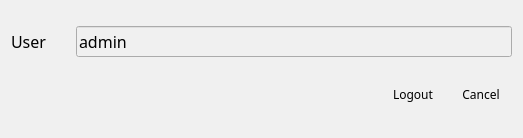
<?xml version="1.0" encoding="UTF-8"?>
<ui version="4.0">
 <class>VSCUserStatus</class>
 <widget class="QDialog" name="VSCUserStatus">
  <property name="windowModality">
   <enum>Qt::NonModal</enum>
  </property>
  <property name="geometry">
   <rect>
    <x>0</x>
    <y>0</y>
    <width>523</width>
    <height>138</height>
   </rect>
  </property>
  <property name="minimumSize">
   <size>
    <width>523</width>
    <height>138</height>
   </size>
  </property>
  <property name="maximumSize">
   <size>
    <width>523</width>
    <height>138</height>
   </size>
  </property>
  <property name="font">
   <font>
    <family>나눔스퀘어_ac</family>
   </font>
  </property>
  <property name="windowTitle">
   <string>User</string>
  </property>
  <property name="windowIcon">
   <iconset resource="vscmainwindows.qrc">
    <normaloff>:/logo/resources/avocadosmall32.png</normaloff>:/logo/resources/avocadosmall32.png</iconset>
  </property>
  <property name="autoFillBackground">
   <bool>false</bool>
  </property>
  <property name="styleSheet">
   <string notr="true">background-color: rgb(240,240,240);</string>
  </property>
  <property name="sizeGripEnabled">
   <bool>false</bool>
  </property>
  <property name="modal">
   <bool>false</bool>
  </property>
  <layout class="QVBoxLayout" name="verticalLayout">
   <item>
    <layout class="QHBoxLayout" name="horizontalLayout">
     <property name="spacing">
      <number>30</number>
     </property>
     <item>
      <widget class="QLabel" name="label">
       <property name="font">
        <font>
         <family>나눔스퀘어_ac</family>
         <pointsize>12</pointsize>
        </font>
       </property>
       <property name="styleSheet">
        <string notr="true"/>
       </property>
       <property name="text">
        <string>User</string>
       </property>
      </widget>
     </item>
     <item>
      <widget class="QLineEdit" name="lineEditName">
       <property name="font">
        <font>
         <family>나눔스퀘어_ac</family>
         <pointsize>12</pointsize>
        </font>
       </property>
       <property name="styleSheet">
        <string notr="true"/>
       </property>
       <property name="text">
        <string>admin</string>
       </property>
       <property name="readOnly">
        <bool>true</bool>
       </property>
      </widget>
     </item>
    </layout>
   </item>
   <item>
    <layout class="QHBoxLayout" name="_2">
     <property name="spacing">
      <number>6</number>
     </property>
     <property name="leftMargin">
      <number>0</number>
     </property>
     <property name="topMargin">
      <number>0</number>
     </property>
     <property name="rightMargin">
      <number>0</number>
     </property>
     <property name="bottomMargin">
      <number>0</number>
     </property>
     <item>
      <spacer>
       <property name="orientation">
        <enum>Qt::Horizontal</enum>
       </property>
       <property name="sizeHint" stdset="0">
        <size>
         <width>131</width>
         <height>31</height>
        </size>
       </property>
      </spacer>
     </item>
     <item>
      <widget class="QPushButton" name="pbLogout">
       <property name="minimumSize">
        <size>
         <width>62</width>
         <height>32</height>
        </size>
       </property>
       <property name="maximumSize">
        <size>
         <width>62</width>
         <height>32</height>
        </size>
       </property>
       <property name="font">
        <font>
         <family>나눔스퀘어_ac</family>
        </font>
       </property>
       <property name="focusPolicy">
        <enum>Qt::NoFocus</enum>
       </property>
       <property name="styleSheet">
        <string notr="true">QPushButton { 
background-image: url(:/action/resources/button.png);}
QPushButton:hover {
background-image: url(:/action/resources/buttonhover.png);}
QPushButton:pressed {
background-image: url(:/action/resources/buttonpress.png);}</string>
       </property>
       <property name="text">
        <string>Logout</string>
       </property>
       <property name="iconSize">
        <size>
         <width>0</width>
         <height>0</height>
        </size>
       </property>
       <property name="autoDefault">
        <bool>false</bool>
       </property>
       <property name="flat">
        <bool>true</bool>
       </property>
      </widget>
     </item>
     <item>
      <widget class="QPushButton" name="pbCancel">
       <property name="minimumSize">
        <size>
         <width>62</width>
         <height>32</height>
        </size>
       </property>
       <property name="maximumSize">
        <size>
         <width>62</width>
         <height>32</height>
        </size>
       </property>
       <property name="font">
        <font>
         <family>나눔스퀘어_ac</family>
        </font>
       </property>
       <property name="focusPolicy">
        <enum>Qt::NoFocus</enum>
       </property>
       <property name="autoFillBackground">
        <bool>false</bool>
       </property>
       <property name="styleSheet">
        <string notr="true">QPushButton { 
background-image: url(:/action/resources/button.png);}
QPushButton:hover {
background-image: url(:/action/resources/buttonhover.png);}
QPushButton:pressed {
background-image: url(:/action/resources/buttonpress.png);}</string>
       </property>
       <property name="text">
        <string>Cancel</string>
       </property>
       <property name="iconSize">
        <size>
         <width>0</width>
         <height>0</height>
        </size>
       </property>
       <property name="autoDefault">
        <bool>false</bool>
       </property>
       <property name="flat">
        <bool>true</bool>
       </property>
      </widget>
     </item>
    </layout>
   </item>
  </layout>
 </widget>
 <resources>
  <include location="vscmainwindows.qrc"/>
 </resources>
 <connections>
  <connection>
   <sender>pbLogout</sender>
   <signal>clicked()</signal>
   <receiver>VSCUserStatus</receiver>
   <slot>accept()</slot>
   <hints>
    <hint type="sourcelabel">
     <x>278</x>
     <y>253</y>
    </hint>
    <hint type="destinationlabel">
     <x>96</x>
     <y>254</y>
    </hint>
   </hints>
  </connection>
  <connection>
   <sender>pbCancel</sender>
   <signal>clicked()</signal>
   <receiver>VSCUserStatus</receiver>
   <slot>reject()</slot>
   <hints>
    <hint type="sourcelabel">
     <x>369</x>
     <y>253</y>
    </hint>
    <hint type="destinationlabel">
     <x>179</x>
     <y>282</y>
    </hint>
   </hints>
  </connection>
 </connections>
</ui>
